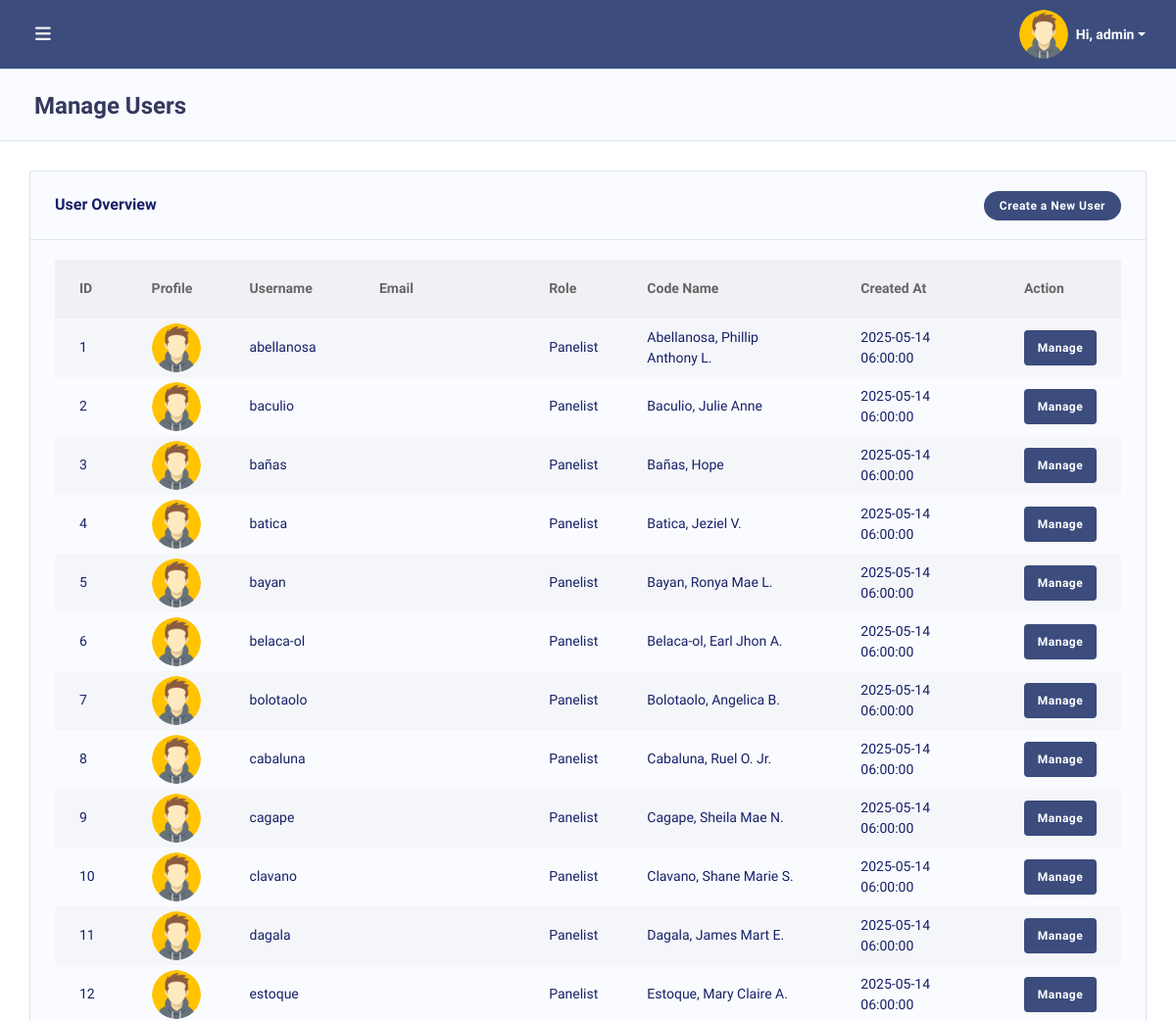
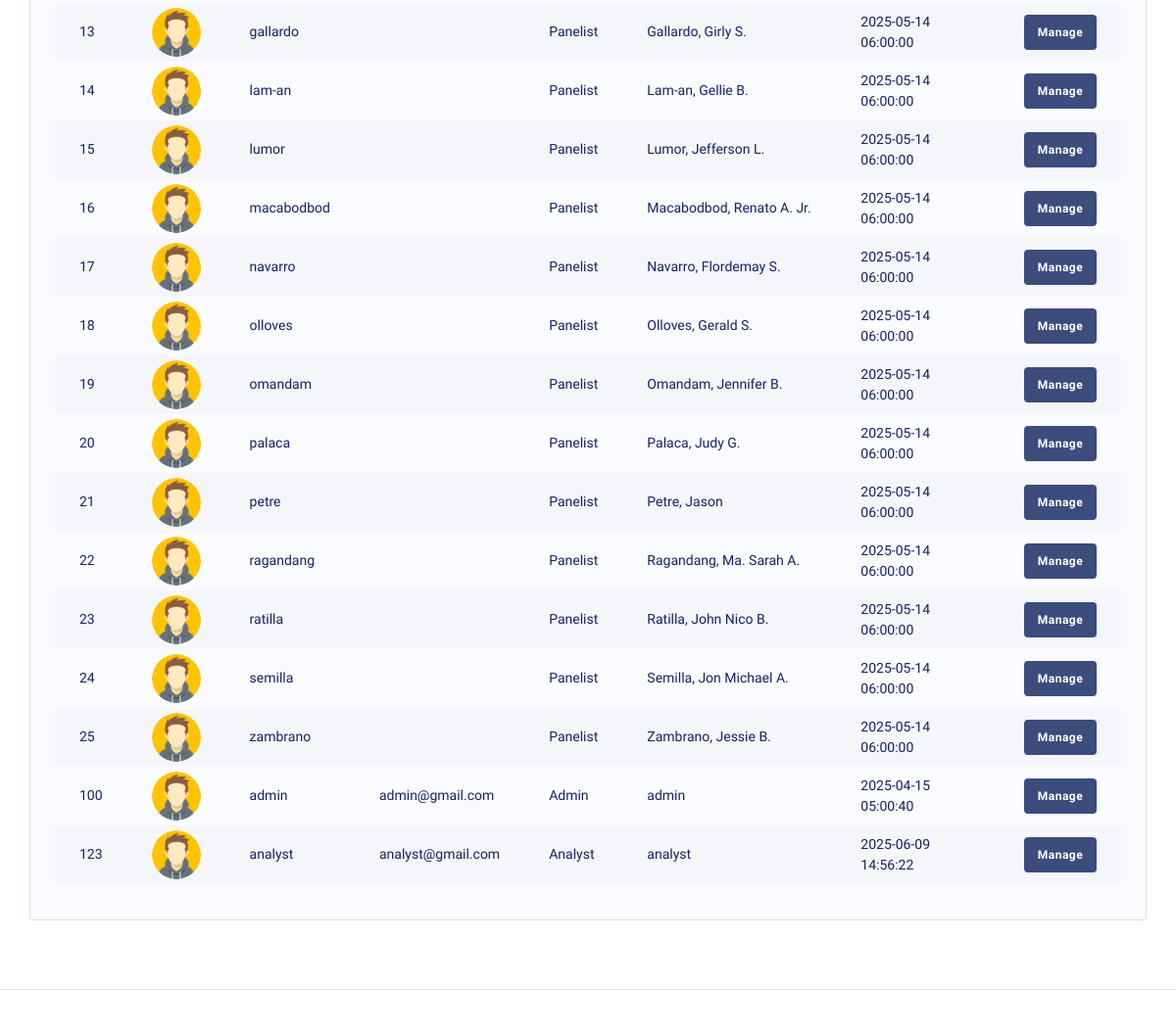
Screenshot of /manage_user.php (signed in) with the database file from the repository (2 pictures, top to bottom).
### tables this page shows
CREATE TABLE `users` (
  `user_id` int(11) NOT NULL,
  `username` varchar(50) NOT NULL,
  `email` varchar(100) NOT NULL,
  `password` varchar(255) NOT NULL,
  `role` tinyint(4) NOT NULL CHECK (`role` in (1,2,3)),
  `code_name` varchar(50) DEFAULT NULL,
  `user_picture` varchar(255) DEFAULT NULL,
  `created_at` timestamp NOT NULL DEFAULT current_timestamp()
);

### manage_user.php (the view, shortened to what this page needs)
<?php
include 'db.php';
$query = "SELECT user_id, username, email, role, code_name, user_picture, created_at
          FROM users
          WHERE role IN (1, 2, 3, 4, 5)";
$result = $conn->query($query);
$roles = [
    1 => 'Admin',
    2 => 'Analyst',
    3 => 'Panelist'
];
?>
<!DOCTYPE html>
<html lang="en">
<head>
    <?php include('includes/header.php'); ?>
    <link rel="stylesheet" href="assets/modules/datatables/datatables.min.css">
    <link rel="stylesheet" href="assets/modules/datatables/DataTables-1.10.16/css/dataTables.bootstrap4.min.css">
    <link rel="stylesheet" href="assets/modules/datatables/Select-1.2.4/css/select.bootstrap4.min.css">
</head>
<body class="layout-4">
    <div id="app">
        <div class="main-wrapper main-wrapper-1">
            <?php include('includes/topnav.php'); include('includes/sidebar.php'); ?>
            <div class="main-content">
                <section class="section">
                    <div class="section-header">
                        <h1>Manage Users</h1>
                    </div>
                    <div class="section-body">
                        <div class="row">
                            <div class="col-12">
                                <div class="card">
                                    <div class="card-header d-flex justify-content-between align-items-center">
                                        <h4>User Overview</h4>
                                        <button class="btn" style="background-color: #3b4c7d; color: white;" onclick="window.location.href='signup.php'">Create a New User</button>
                                    </div>
                                    <div class="card-body">
                                        <div class="table-responsive">
                                            <table class="table table-striped v_center" id="table-1">
                                                <thead>
                                                    <tr>
                                                        <th>ID</th>
                                                        <th>Profile</th>
                                                        <th>Username</th>
                                                        <th>Email</th>
                                                        <th>Role</th>
                                                        <th>Code Name</th>
                                                        <th>Created At</th>
                                                        <th>Action</th>
                                                    </tr>
                                                </thead>
                                                <tbody>
                                                    <?php
                                                    if ($result->num_rows > 0) {
                                                        while ($row = $result->fetch_assoc()) {
                                                            $role = $roles[$row['role']] ?? 'Unknown';
                                                            $profilePic = $row['user_picture'] ? "<img src='{$row['user_picture']}' alt='Profile' width='50' class='rounded-circle'>" : "<img src='assets/img/default.png' alt='Default' width='50' class='rounded-circle'>";
                                                            echo "<tr>
                                                                <td>{$row['user_id']}</td>
                                                                <td>{$profilePic}</td>
                                                                <td>{$row['username']}</td>
                                                                <td>{$row['email']}</td>
                                                                <td>{$role}</td>
                                                                <td>{$row['code_name']}</td>
                                                                <td>{$row['created_at']}</td>
                                                                <td>
                                                                    <a href='manage_user_details.php?id={$row['user_id']}' class='btn' style='background-color: #3b4c7d; color: white;'>Manage</a>
                                                                </td>
                                                            </tr>";
                                                        }
                                                    } else {
                                                        echo "<tr><td colspan='8' class='text-center'>No users found</td></tr>";
                                                    }
                                                    ?>
                                                </tbody>
                                            </table>
                                        </div>
                                    </div>
                                </div>
                            </div>
                        </div>
                    </div>
                </section>
            </div>
            <?php include('includes/footer.php'); ?>
        </div>
    </div>
</body>
</html>

### includes/topnav.php (shortened to what this page needs)
<?php
include 'db.php';
$user_id = $_SESSION['user_id'];
$query = $conn->prepare("SELECT code_name, user_picture FROM users WHERE user_id = ?");
$query->bind_param("i", $user_id);
$query->execute();
$query->bind_result($code_name, $user_picture);
$default_image = "uploads/default.png";
if (!empty($user_picture)) {
    if (!str_starts_with($user_picture, "uploads/")) {
        $user_picture = "uploads/" . $user_picture;
    }
} else {
    $user_picture = $default_image;
}
?>
<div class="navbar-bg"></div>
<nav class="navbar navbar-expand-lg main-navbar">
    <form class="form-inline mr-auto">
        <ul class="navbar-nav mr-3">
            <li><a href="#" data-toggle="sidebar" class="nav-link nav-link-lg"><i class="fas fa-bars"></i></a></li>
        </ul>
    </form>
    <ul class="navbar-nav navbar-right">
    <li class="dropdown">
    <a href="#" data-toggle="dropdown" class="nav-link dropdown-toggle nav-link-lg nav-link-user d-flex align-items-center">
        <img src="<?php echo htmlspecialchars($user_picture); ?>"
             class="rounded-circle mr-2"
             style="width: 50px; height: 50px; object-fit: cover;"
             alt="User Avatar">
        <span class="d-sm-inline d-none font-weight-bold" style="font-size: 14px;"> Hi,
            <?php echo htmlspecialchars($code_name); ?>
        </span>
    </a>
</li>
    </ul>
</nav>

### rows the page displays
users: code_name "admin", user_id "100", username "admin", email "admin@gmail.com", role "Admin", created_at "2025-04-15 05:00:40"
users: user_id "1", username "abellanosa", role "Panelist", code_name "Abellanosa, Phillip Anthony L.", created_at "2025-05-14 06:00:00"
users: user_id "2", username "baculio", role "Panelist", code_name "Baculio, Julie Anne", created_at "2025-05-14 06:00:00"
users: user_id "3", username "bañas", role "Panelist", code_name "Bañas, Hope", created_at "2025-05-14 06:00:00"
users: user_id "4", username "batica", role "Panelist", code_name "Batica, Jeziel V.", created_at "2025-05-14 06:00:00"
users: user_id "5", username "bayan", role "Panelist", code_name "Bayan, Ronya Mae L.", created_at "2025-05-14 06:00:00"
users: user_id "6", username "belaca-ol", role "Panelist", code_name "Belaca-ol, Earl Jhon A.", created_at "2025-05-14 06:00:00"
users: user_id "7", username "bolotaolo", role "Panelist", code_name "Bolotaolo, Angelica B.", created_at "2025-05-14 06:00:00"
users: user_id "8", username "cabaluna", role "Panelist", code_name "Cabaluna, Ruel O. Jr.", created_at "2025-05-14 06:00:00"
users: user_id "9", username "cagape", role "Panelist", code_name "Cagape, Sheila Mae N.", created_at "2025-05-14 06:00:00"
users: user_id "10", username "clavano", role "Panelist", code_name "Clavano, Shane Marie S.", created_at "2025-05-14 06:00:00"
users: user_id "11", username "dagala", role "Panelist", code_name "Dagala, James Mart E.", created_at "2025-05-14 06:00:00"
users: user_id "12", username "estoque", role "Panelist", code_name "Estoque, Mary Claire A.", created_at "2025-05-14 06:00:00"
users: user_id "13", username "gallardo", role "Panelist", code_name "Gallardo, Girly S.", created_at "2025-05-14 06:00:00"
users: user_id "14", username "lam-an", role "Panelist", code_name "Lam-an, Gellie B.", created_at "2025-05-14 06:00:00"
users: user_id "15", username "lumor", role "Panelist", code_name "Lumor, Jefferson L.", created_at "2025-05-14 06:00:00"
users: user_id "16", username "macabodbod", role "Panelist", code_name "Macabodbod, Renato A. Jr.", created_at "2025-05-14 06:00:00"
users: user_id "17", username "navarro", role "Panelist", code_name "Navarro, Flordemay S.", created_at "2025-05-14 06:00:00"
users: user_id "18", username "olloves", role "Panelist", code_name "Olloves, Gerald S.", created_at "2025-05-14 06:00:00"
users: user_id "19", username "omandam", role "Panelist", code_name "Omandam, Jennifer B.", created_at "2025-05-14 06:00:00"
users: user_id "20", username "palaca", role "Panelist", code_name "Palaca, Judy G.", created_at "2025-05-14 06:00:00"
users: user_id "21", username "petre", role "Panelist", code_name "Petre, Jason", created_at "2025-05-14 06:00:00"
users: user_id "22", username "ragandang", role "Panelist", code_name "Ragandang, Ma. Sarah A.", created_at "2025-05-14 06:00:00"
users: user_id "23", username "ratilla", role "Panelist", code_name "Ratilla, John Nico B.", created_at "2025-05-14 06:00:00"
users: user_id "24", username "semilla", role "Panelist", code_name "Semilla, Jon Michael A.", created_at "2025-05-14 06:00:00"
users: user_id "25", username "zambrano", role "Panelist", code_name "Zambrano, Jessie B.", created_at "2025-05-14 06:00:00"
users: user_id "123", username "analyst", email "analyst@gmail.com", role "Analyst", code_name "analyst", created_at "2025-06-09 14:56:22"
